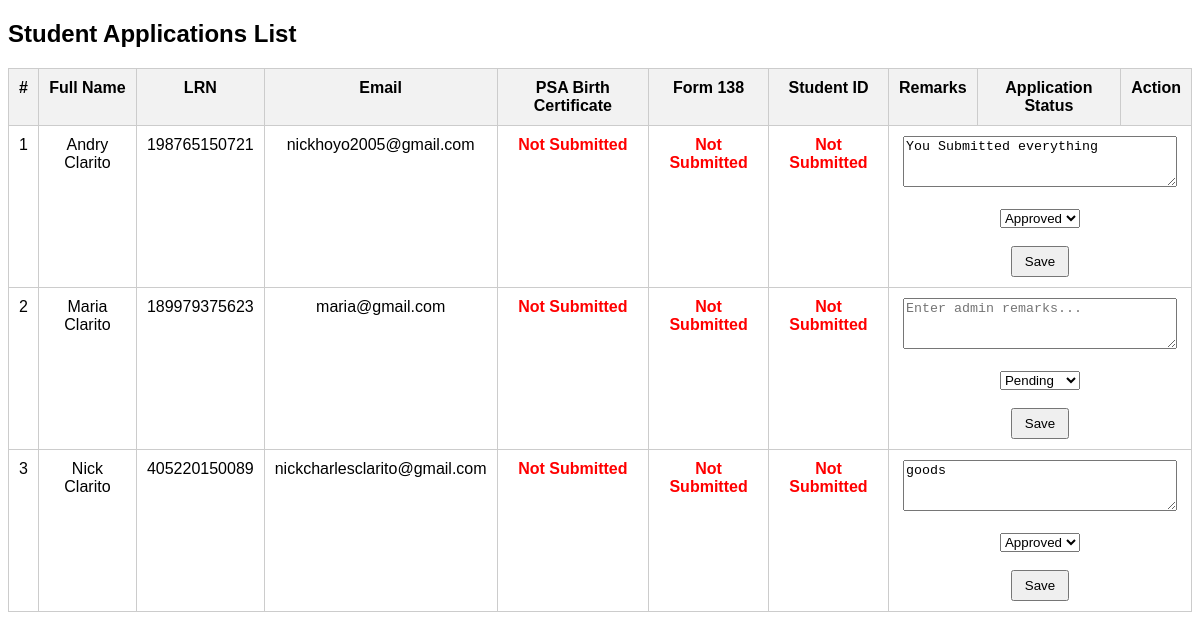
Screenshot of /Website_Files/Admin_Files/admin_student_application_list.php (signed in) with the database file from the repository.
### tables this page shows
CREATE TABLE `student_applications` (
  `application_id` int(11) NOT NULL,
  `first_name` varchar(100) NOT NULL,
  `last_name` varchar(100) NOT NULL,
  `middle_name` varchar(100) DEFAULT NULL,
  `extension_name` varchar(20) DEFAULT NULL,
  `lrn` varchar(12) NOT NULL,
  `date_of_birth` date NOT NULL,
  `gender` enum('male','female','other') NOT NULL,
  `civil_status` enum('single','married','divorced','widowed') NOT NULL,
  `house_number_street` varchar(255) NOT NULL,
  `barangay` varchar(100) NOT NULL,
  `city_municipality` varchar(100) NOT NULL,
  `province` varchar(100) NOT NULL,
  `contact_number` varchar(20) NOT NULL,
  `email` varchar(150) NOT NULL,
  `facebook_profile` varchar(255) DEFAULT NULL,
  `current_school` varchar(255) NOT NULL,
  `school_classification` enum('public','private') NOT NULL,
  `year_graduated` year(4) NOT NULL,
  `father_guardian_name` varchar(150) NOT NULL,
  `father_guardian_contact` varchar(20) NOT NULL,
  `mother_guardian_name` varchar(150) NOT NULL,
  `mother_guardian_contact` varchar(20) NOT NULL,
  `psa_birth_certificate` varchar(255) DEFAULT NULL,
  `form_138` varchar(255) DEFAULT NULL,
  `student_id_copy` varchar(255) DEFAULT NULL,
  `application_status` enum('Pending','Approved','Rejected') DEFAULT 'Pending',
  `remarks` text DEFAULT NULL,
  `date_submitted` timestamp NOT NULL DEFAULT current_timestamp()
);

### Website_Files/Admin_Files/admin_student_application_list.php (the view, shortened to what this page needs)
<?php
include "../../DB_Connection/Connection.php";
$sql = "SELECT * FROM student_applications ORDER BY application_id DESC";
$result = $connection->query($sql);
?>
<!DOCTYPE html>
<html lang="en">
<head>
</head>
<body>
<h2>Student Applications List</h2>
<table>
    <tr>
        <th>#</th>
        <th>Full Name</th>
        <th>LRN</th>
        <th>Email</th>
        <th>PSA Birth Certificate</th>
        <th>Form 138</th>
        <th>Student ID</th>
        <th>Remarks</th>
        <th>Application Status</th>
        <th>Action</th>
    </tr>
    <?php if ($result->num_rows > 0): ?>
        <?php $count = 1; ?>
        <?php while ($row = $result->fetch_assoc()): ?>
            <tr>
                <td><?= $count++; ?></td>
                <td><?= htmlspecialchars($row['first_name'] . ' ' . $row['last_name']); ?></td>
                <td><?= htmlspecialchars($row['lrn']); ?></td>
                <td><?= htmlspecialchars($row['email']); ?></td>
                <td>
                    <?php if (!empty($row['psa_birth_certificate'])): ?>
                        <a href="../../<?= htmlspecialchars($row['psa_birth_certificate']); ?>"
                           target="_blank"
                           class="submitted">Submitted</a>
                    <?php else: ?>
                        <span class="missing">Not Submitted</span>
                    <?php endif; ?>
                </td>
                <td>
                    <?php if (!empty($row['form_138'])): ?>
                        <a href="../../<?= htmlspecialchars($row['form_138']); ?>"
                           target="_blank"
                           class="submitted">Submitted</a>
                    <?php else: ?>
                        <span class="missing">Not Submitted</span>
                    <?php endif; ?>
                </td>
                <td>
                    <?php if (!empty($row['student_id_copy'])): ?>
                        <a href="../../<?= htmlspecialchars($row['student_id_copy']); ?>"
                           target="_blank"
                           class="submitted">Submitted</a>
                    <?php else: ?>
                        <span class="missing">Not Submitted</span>
                    <?php endif; ?>
                </td>
                <td colspan="3">
                    <form action="../../Back_End_Files/PHP_Files/student_update_remarks.php" method="POST">
                        <textarea name="remarks" rows="3"
                            placeholder="Enter admin remarks..."><?= htmlspecialchars($row['remarks']); ?></textarea>
                        <br><br>
                        <select name="application_status" required>
                            <option value="Pending" <?= $row['application_status']=='Pending'?'selected':''; ?>>Pending</option>
                            <option value="Approved" <?= $row['application_status']=='Approved'?'selected':''; ?>>Approved</option>
                        </select>
                        <br><br>
                        <button type="submit">Save</button>
                    </form>
                </td>
            </tr>
        <?php endwhile; ?>
    <?php else: ?>
        <tr>
            <td colspan="10">No enrollment records found.</td>
        </tr>
    <?php endif; ?>
</table>
</body>
</html>

### Website_Files/Admin_Files/admin_student_application_list.php (style rules this page uses)
body { font-family: Arial, sans-serif; }
table { width: 100%; border-collapse: collapse; }
th, td { padding: 10px; border: 1px solid #ccc; vertical-align: top; text-align: center; }
th { background-color: #f2f2f2; }
textarea { width: 95%; resize: vertical; }
.missing { color: red; font-weight: bold; }
button { padding: 6px 12px; cursor: pointer; }

### rows the page displays
student_applications: first_name+last_name "Andry Clarito", lrn "198765150721", email "nickhoyo2005@gmail.com", shows "Not Submitted", remarks "You Submitted everything", application_status "Approved"
student_applications: first_name+last_name "Maria Clarito", lrn "189979375623", email "maria@gmail.com", shows "Not Submitted", application_status "Pending"
student_applications: first_name+last_name "Nick Clarito", lrn "405220150089", email "nickcharlesclarito@gmail.com", shows "Not Submitted", remarks "goods", application_status "Approved"
